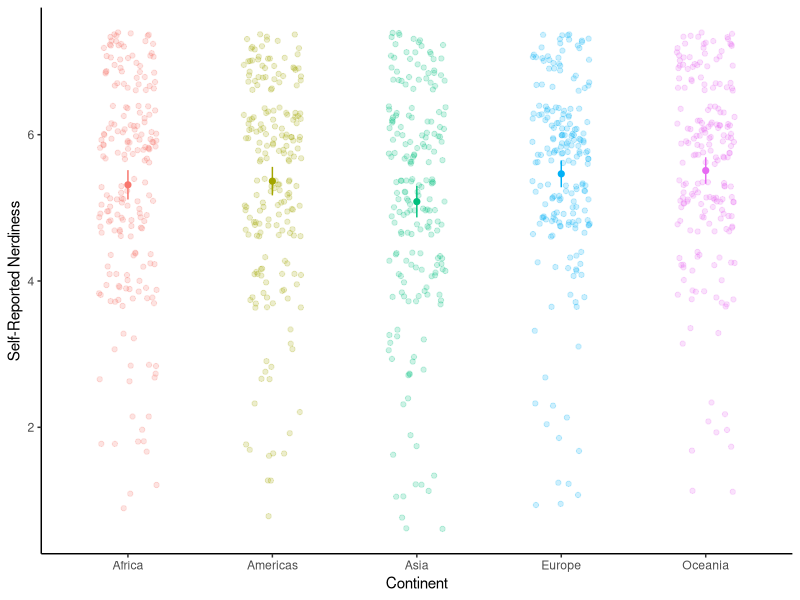

This figure's R source:
####################################################
##                                                ##
##                 103B Lab 5                     ##
##                One-Way ANOVA                   ##
##                                                ##
##                 Simran Johal                   ##
##                 Spring 2024                    ##
##                                                ##
####################################################

# Before anything else...

library(tidyverse)

# Uncomment below and put your working directory inside if needed...
# setwd("")




# Today, we're learning about ANOVA, which stands for
# Analysis of Variance. This can throw some people off - why are
# we analyzing variance if we're testing differences in the means?
# And the reason is, we want to decompose our total variance
# into variance due to the group means being different, and
# what's left over - thus, we need to analyze the variance to see
# how much is explained by the groups versus is left over!

# Today we're going to talk about one-way ANOVA, when you only
# have one grouping variable; next week, we'll learn about factorial
# ANOVA, when we have multiple grouping variables

# The one-way ANOVA is used when we have more than 2 groups and
# we want to know if these groups have different means

# This sounds familiar, right? It's sort of like a t-test.
# So why don't we just use a t-test?
# Well a t-test can only compare 2 groups at once
# And running a t-test multiple times in order to compare all possible
# pairs of groups leads to a higher Type 1 error rate
# Luckily, ANOVA helps us avoid this issue!

# First, let's load in our data for today and look at it.
npas <- read_csv("NPAS_Lab5.csv")
head(npas)

# You'll see the following variables:

# country = the country the participant is from (based on computer address)
# nerdy_scale = participant's average "nerdiness" score, based on the scale (a 1-5 scale)
# continent = the continent a person is from, based on their country
# answers to the Ten Item Personality Inventory (TIPI): Do you see yourself as ___ (1-7 scale)
# TIPI1 = extraverted/enthusiastic
# TIPI2 = critical/quarrelsome
# TIPI3 = dependable/self-disciplined
# TIPI4 = anxious/easily upset
# TIPI5 = open to new experiences/complex
# TIPI6 = reserved/quiet
# TIPI7 = sympathetic/warm
# TIPI8 = disorganized/careless
# TIPI9 = calm/emotionally stable
# TIPI10 = conventional/uncreative
# nerdy_selfreport = do you see yourself as someone who is nerdy (1-7 scale)

# This is a real dataset that is available from the Open Psychometrics
# website: https://openpsychometrics.org/_rawdata/
# and you can even take the Nerdy Personality Attributes Scale yourself!
# https://openpsychometrics.org/tests/NPAS/

# The original dataset had over 25,000 responses from participants
# all over the world - in order to make it even, I chose 200
# responses randomly from each continent
# This is why if you use:

table(npas$continent)

# You'll see that every continent has exactly 200 observations
# This prevents the data from being skewed too heavily toward
# one continent, such as the Americas (which is N. America
# and S. America combined)

# We can also look at the average self-reported nerdiness for each group.
# We learned how to do that in the first lab, using the group_by() and
# summarise() functions

npas %>%
  group_by(continent) %>%
  summarise(
    mean_nerdy = mean(nerdy_selfreport, na.rm = TRUE),
    sd_nerdy = sd(nerdy_selfreport, na.rm = TRUE)
  )

# Look at the means. Are they close or far apart?
# Look at the SDs. What do they tell you?

# We can also plot these statistics, along with the data
# (this uses ggplot2, another package in tidyverse.
# If you're loading packages individually,
# don't forget to add this one!)

# Don't worry if this plot code looks confusing,
# you won't need to know how to do this by yourself
# (if you're curious and do want to learn about this,
# there are several good resources, just ask me about it later!)

npas %>%
  ggplot(aes(x = continent, y = nerdy_selfreport, color = continent)) +
  geom_jitter(alpha = .2, width = .2) +
  stat_summary(
    shape = 20,
    fun = mean, geom = "pointrange",
    fun.min = function(x) mean(x) - 1.96 * (sd(x) / sqrt(200)),
    fun.max = function(x) mean(x) + 1.96 * (sd(x) / sqrt(200))
  ) +
  theme_classic() +
  theme(legend.position = "None") +
  xlab("Continent") +
  ylab("Self-Reported Nerdiness")

# This plot shows us the mean nerdiness of each continent, based
# on the people who took the test; the lines are then the 95%
# confidence intervals around those means
# Each dot represents an individual's data point

# This can be a little bit hard to read, since we have the data for 200
# people in each group all plotted around the mean
# It seems that maybe there are maybe more lower values in Asia
# and Europe compared to other continents, but there are no
# stark differences just yet
# But now we want to answer the question:
# are these differences that we see "real" or due to chance?

#######################
#### One-Way ANOVA ####
#######################

# What are our null and alternative hypotheses?

# H0 : mu_africa = mu_asia = mu_europe = mu_americas = mu_oceania
# or in other words, the means for all groups are equal
# (people from all continents self-report as being equally nerdy)

# We need the alternative hypothesis to "catch" every other case
# but there's a lot of different ways that this null hypothesis
# can be false! We can have a single continent being of a different
# nerdiness than the rest, but the rest are all equally nerdy
# or two continents are equally nerdy to each other, but different
# from the other 3, and those 3 are all equally nerdy,
# or all 5 are different, or so on!

# Therefore, you can often see the alternative being written
# as "H0 is not true" or (more specifically) "At least one
# of the means is different from at least one other mean"

# So how can we go about testing this hypothesis?
# If we go back to our graph, we can look at the different
# types of variability represented 

# The variability of all these points, ignoring which continent they
# belong to, is the total variability of the dataset
# And then the variability of the points *within* each continent
# is the variability of each group
# What we want to know is whether there is larger variance *between*
# the different groups as compared to what we see *within* the different
# groups, which points towards group differences

# Another way to put it is, the ANOVA calculates the amount of variance
# that is due to groups (how much of the difference in nerdiness between
# two people in different continents is due to living in different continents)
# and compares it to the variance that is left (whatever is not due to them
# being from different continents and is just due to them being two people)

# If our null hypothesis is true, and there is no difference between the
# groups, then the variance between the groups wouldn't actually explain
# much of the total variability, and we'd have a lot leftover

# But if the null is false and there is some difference
# between the groups, then you would expect those groups to
# explain a good portion of the total variance (more than
# the residual variance)

# We could do this all by hand, but that's a bit time-consuming
# Instead, we can use two R functions

# The first function you want to use is the lm() function
# to write a formula: outcome ~ group (we'll come back to lm()
# when we learn about regression)
# This formula is the same way we wrote formulas for a t-test,
# only now our group variable has more than two groups!
# The only other argument the lm() function needs is your dataset

lm(
  formula = nerdy_selfreport ~ continent, # outcome ~ group
  data = npas # dataframe
) 

# Where's the p-value?
# Where's the statistic?
# Where's all the stuff that tells you whether you can
# reject or retain the H0?
# Right now, all we're getting is a bunch of coefficients that
# don't make sense without the proper context

# When doing an ANOVA save the output of the lm function
my.anova <- lm(formula = nerdy_selfreport ~ continent, data = npas)

# lm() also does a lot of extra stuff in the background
# by saving it as an object, we'll be able to access those other things
# whenever we want

# To get the information we need to know if we can reject the H0
# We can use the function anova()

anova(my.anova) 

# Let's look at each of these values

# dfg = # groups - 1
# dfr = Total sample size - # groups
# dfTotal = Total sample size - 1 (notice that dfg + dfr = dfTotal)

# MSg describes the amount of variance in nerdiness
# that can be attributed to group differences

# And MSr describes the amount of variance that is left
# or the amount of variance in nerdiness that cannot be
# described by group differences

# Notice that although SSG + SSR = SSTotal, it is NOT the case
# that MSG + MSR = MSTotal (the denominators are different)
# So if you were ever given an incomplete ANOVA table to fill in,
# focus on adding SS and df first to calculate MS

# If the H0 was correct and there was no difference between
# these groups, would we expect the MSg to be large or small
# compared to the MSr? In other words, do we expect our F ratio
# to be larger than 1 or closer to 1

# What about if the H0 was incorrect?

# Pr(>F) is your p-value - compare to .05 to decide to reject or
# fail to reject H0

# What decision do we make here? And what can we conclude from that decision?

# Note, that this is what makes ANOVA different from a t-test
# in a t-test, if you reject H0, you can conclude that your
# two groups are significantly different
# We can't do the same in an ANOVA because it's what is
# called an omnibus test - all a significant p-value tells us
# is that there is some difference, somewhere, between the groups

# But which groups are different?

#### Linear Contrasts ####
#######################################################

# Based on our group means, we may have had some a priori
# guesses about which group means were significantly different
# from the rest (e.g., it seems people who live in Asia have a much
# lower average nerdiness score compared to other continents)
# or we might be interested in whether people in the Americas
# have a different level of nerdiness than people in Europe

# Let's tackle these two comparisons

# Comparison 1: Americas vs. Europe
# This is a pairwise linear contrast, because we're only looking
# at two of our groups

# Our null hypothesis here is H0: psi = 0
# This implies H0: mu_americas = mu_europe
# and HA: mu_americas != mu_europe
# What contrast coefficients/weights could we use for this contrast?

# Recall: the means of each group can be calculated using:

npas %>%
  group_by(continent) %>%
  summarise(
    mean_nerdy = mean(nerdy_selfreport, na.rm = TRUE)
  )

# and we can use these in the weighted sum

psi_1 <- 1 * 5.36 + (-1) * 5.46 # no other group means are involved
# because their contrast coefficient is 0

# Now let's turn it into a sum of squares by squaring it, and then
# multiplying by the number of observations per group; the whole thing
# then gets divided by the sum of the squared weights (so that
# the choice of weights being -1/1 versus -200/200 doesn't affect
# our answer)

ss_psi1 <- (200 * psi_1^2) / (1^2 + (-1)^2)

# Let's turn this into a mean square by dividing by the df
# so that we can use it in a F test
# Recall: the df for any contrast is 1

ms_psi1 <- ss_psi1 / 1

# to calculate a F statistic, we just need MS_res from our earlier
# ANOVA output

f_psi1 <- ms_psi1 / 1.9887

# and let's use the pf() function to get a p-value!

pf(f_psi1, df1 = 1, df2 = 995, lower.tail = FALSE)
# recall, df_res = n - # groups, or 1000 - 5

# What do we conclude? Was the nerdiness of people in the
# Americas significantly different than that of people in Europe?
# Conclusion: No, because p > .05

# Let's take a look at our second contrast
# Comparison 2: Asia versus Everyone Else
# This is a complex linear contrast, because it involves
# multiple groups

# What are the weights now?

psi_2 <- -0.25 * (5.32 + 5.36 + 5.46 + 5.51) + 1 * 5.08

# The rest of the steps are the same as before

ss_psi2 <- (200 * psi_2^2) / ((-0.25)^2 + (-0.25)^2 + (-0.25)^2 + (-0.25)^2 + 1^2)

ms_psi2 <- ss_psi2 / 1

f_psi2 <- ms_psi2 / 1.9887

pf(f_psi2, df1 = 1, df2 = 995, lower.tail = FALSE)

# Now our p-value is tiny! So we can conclude that people
# who live in Asia have a different average level of nerdiness
# than the average nerdiness level of the remaining continents
# based on the group means, it seems the average nerdiness level
# of other continents is higher

# You may have noticed that I've been comparing my p-value
# to the usual alpha level of .05. Could I have done as many
# "planned" contrasts as I wanted, and kept comparing my p-value
# less than .05?

#### Write-Up
######################################

# We ran a one-way ANOVA and found a significant differences in self-reported
# nerdiness between continents, F(4,995) = 2.78, p = .03.
# We then ran two planned linear contrasts, which revealed there was
# no difference in self-reported nerdiness between the Americas (M = 5.36,
# SD = 1.41) and Europe (M = 5.46, SD = 1.32; F(1, 995) = 0.50, p = .48), but that people who lived
# in Asia (M = 5.08, SD = 1.55) reported lower levels of nerdiness than the average across
# the other 4 continents (M = 5.41, SD = 1.37; F(1, 995) = 8.89, p = .003).

# A Note On Inferences -------------

# Since this data is real data, and not data that I just made up
# we can have a little more faith in our results
# But of course, there are a number of confounding factors
# for why these results may not be real - for example, the people who
# are willing to volunteer to take a survey about their nerdiness,
# and have the access to complete a survey on this website
# could potentially be not representative of the people in that
# continent as a whole

#### You Try! ####

# In our example, we used self-reported nerdiness as our outcome
# It is possible that the nerdiness level found on the scale
# might be different (perhaps people like to think they're more nerdy
# than one would suspect based on their behavior)

# Let's test it out - run an ANOVA using nerdy_scale as your outcome
# variable. If necessary, run the same follow-up contrasts that we
# used before
